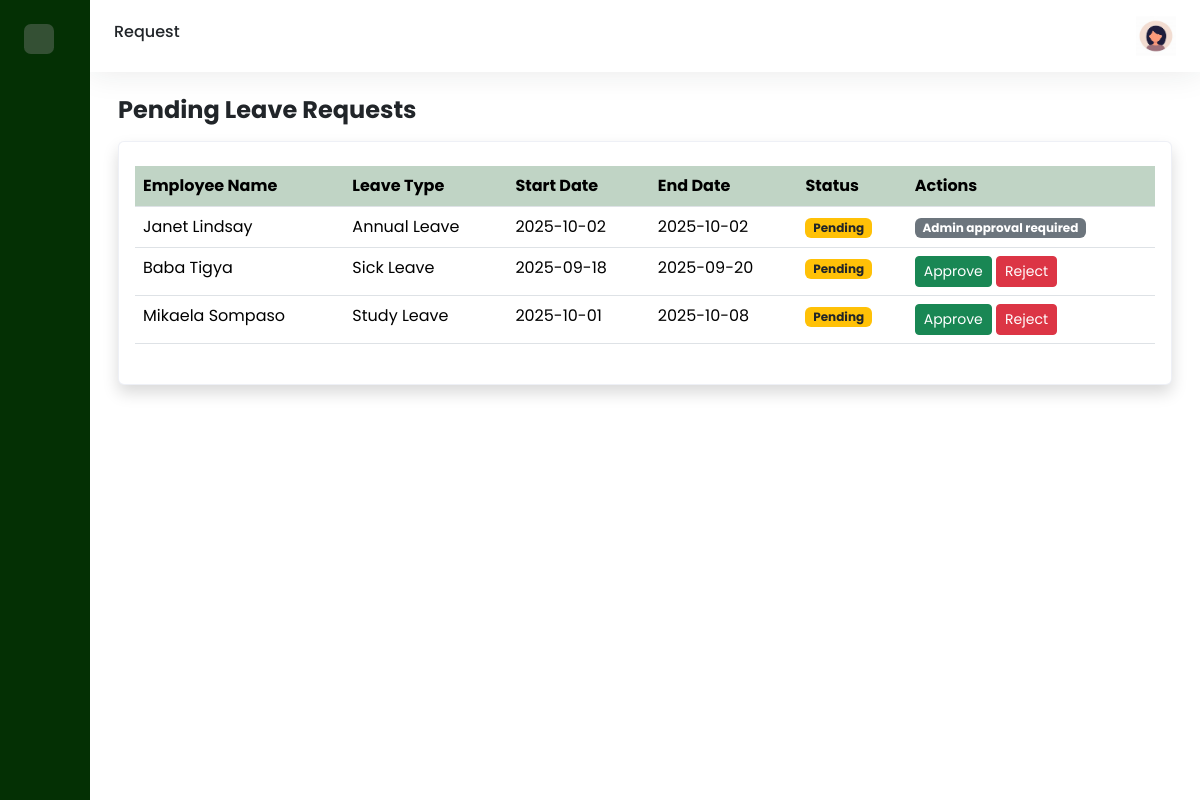
/manager/pending.php (signed in), run on the app's committed database.
### tables this page shows
CREATE TABLE `leave_request` (
  `request_id` int(11) NOT NULL,
  `employee_id` int(11) NOT NULL,
  `type_id` int(11) DEFAULT NULL,
  `start_date` date NOT NULL,
  `end_date` date NOT NULL,
  `leave_duration` int(11) NOT NULL,
  `reason` text DEFAULT NULL,
  `status` enum('pending','approved','rejected') NOT NULL DEFAULT 'pending',
  `request_date` timestamp NOT NULL DEFAULT current_timestamp(),
  `approved_by` int(11) DEFAULT NULL,
  `approved_on` timestamp NULL DEFAULT NULL,
  `manager_comments` text DEFAULT NULL
);

CREATE TABLE `employee` (
  `employee_id` int(11) NOT NULL,
  `first_name` varchar(100) NOT NULL,
  `last_name` varchar(100) NOT NULL,
  `email` varchar(255) NOT NULL,
  `hire_date` date NOT NULL,
  `department_id` int(11) NOT NULL,
  `gender` enum('Male','Female') NOT NULL,
  `manager_id` int(11) DEFAULT NULL,
  `username` varchar(100) NOT NULL,
  `password` varchar(100) NOT NULL,
  `role` enum('administrator','employee','manager','') NOT NULL DEFAULT 'employee',
  `mobile` int(30) NOT NULL
);

CREATE TABLE `leave_type` (
  `type_id` int(11) NOT NULL,
  `type_name` varchar(100) NOT NULL,
  `description` text DEFAULT NULL,
  `requires_approval` tinyint(1) NOT NULL DEFAULT 1,
  `default_accrualrate_perperiod` decimal(5,2) NOT NULL DEFAULT 0.00,
  `max_carryover_days` int(11) NOT NULL DEFAULT 0
);

### manager/pending.php (the view, shortened to what this page needs)
<?php
$host = "localhost";
$db   = "leave_management";
$user = "root";
$pass = "";
$conn = new mysqli($host, $user, $pass, $db);
$manager_id = $_SESSION["employee_id"];
$deptResult = $conn->query("SELECT department_id FROM department WHERE manager_id = $manager_id");
if ($deptResult->num_rows > 0) {
    $department_id = $deptResult->fetch_assoc()["department_id"];
} else {
    die("No department assigned to this manager.");
}
$query = "
    SELECT l.request_id, e.first_name, e.last_name, e.role, lt.type_name,
           l.start_date, l.end_date, l.status
    FROM leave_request l
    JOIN employee e ON l.employee_id = e.employee_id
    LEFT JOIN leave_type lt ON l.type_id = lt.type_id
    WHERE l.status = 'pending' AND e.department_id = $department_id
    ORDER BY l.request_id DESC
";
$leaves = $conn->query($query);
?>
<!DOCTYPE html>
<html>
<head>
    <link href='https://cdn.boxicons.com/fonts/basic/boxicons.min.css' rel='stylesheet'>
    <link href="https://cdn.jsdelivr.net/npm/bootstrap@5.3.7/dist/css/bootstrap.min.css" rel="stylesheet"
>
    <link rel="stylesheet" href="../assets/css/dashboard.css">
</head>
<body>
    <div class="wrapper">
            <aside id="sidebar">
                <div class="d-flex justify-content-between p-4">
                    <button class="toggle-btn border-0" type="button">
                    </button>
                </div>
                <ul class="sidebar-nav">
                    <li class="sidebar-item">
                        <a href="../manager.php" class="sidebar-link">
                        </a>
                    </li>
                    <li class="sidebar-item">
                        <a href="myprofile.php" class="sidebar-link">
                        </a>
                    </li>
                    <li class="sidebar-item">
                        <a href="#" class="sidebar-link collapsed has-dropdown"data-bs-toggle="collapse"
                        data-bs-target="#leave" aria-expanded="false" aria-controls="leave">
                        </a>
                    </li>
                    <li class="sidebar-item">
                        <a href="history.php" class="sidebar-link">
                         </a>
                    </li>
                    <li class="sidebar-item">
                        <a href="#" class="sidebar-link collapsed has-dropdown"data-bs-toggle="collapse"
                        data-bs-target="#emp" aria-expanded="false" aria-controls="emp">
                        </a>
                    </li>
                    <li class="sidebar-item">
                        <a href="#" class="sidebar-link collapsed has-dropdown"data-bs-toggle="collapse"
                        data-bs-target="#manage" aria-expanded="false" aria-controls="manage">
                        </a>
                    </li>
                    <li class="sidebar-item">
                        <a href="report.php" class="sidebar-link">
                        </a>
                    </li>
                    <li class="sidebar-item">
                        <a href="settings.php" class="sidebar-link">
                        </a>
                    </li>
                </ul>
                <div class="sidebar-footer">
                    <a href="../logout.php" class="sidebar-link">
                    </a>
                </div>
            </aside>
            <div class="main">
                <nav class="navbar navbar-expand px-4 py-3">
                    <h6>Request</h6>
                    <div class="navbar-collapse collapse">
                        <ul class="navbar-nav ms-auto">
                            <li class="nav-item dropdown">
                                <a href="#" data-bs-toggle="dropdown" class="nav-icon pe-md-0">
                                   <img src="../assets/img/avatar.jpeg" alt="" class="avatar img-fluid">
                                </a>
                            </li>
                        </ul>
                    </div>
                </nav>
                <main class="content px-3 py-4">
                    <div class="container-fluid">
                        <div class="mb-3">
                            <h2 class="fw-bold fs-4 mb-3">
                                Pending Leave Requests
                            </h2>
                            <div class="row">
                                <div class="col-12">
                                    <div class="card shadow">
                                        <div class="card-body py-4">
                                            <table class="table table-hover">
                                                <thead>
                                                    <tr class="highlight">
                                                        <th scope="col">Employee Name</th>
                                                        <th scope="col">Leave Type</th>
                                                        <th scope="col">Start Date</th>
                                                        <th scope="col">End Date</th>
                                                        <th scope="col">Status</th>
                                                        <th scope="col">Actions</th>
                                                    </tr>
                                                </thead>
                                                <tbody>
                                                    <?php while ($row = $leaves->fetch_assoc()): ?>
                                                    <tr>
                                                        <td><?= htmlspecialchars($row['first_name']." ".$row['last_name']) ?></td>
                                                        <td><?= $row['type_name'] ? htmlspecialchars($row['type_name']) : 'N/A'; ?></td>
                                                        <td><?= htmlspecialchars($row['start_date']) ?></td>
                                                        <td><?= htmlspecialchars($row['end_date']) ?></td>
                                                        <td><span class="badge bg-warning text-dark">Pending</span></td>
                                                        <td>
                                                            <?php if ($row['role'] === 'manager'): ?>
                                                                <span class="badge bg-secondary">Admin approval required</span>
                                                            <?php else: ?>
                                                                <form method="POST" class="d-inline">
                                                                    <button type="submit" name="action" value="approve" class="btn btn-success btn-sm">Approve</button>
                                                                    <button type="submit" name="action" value="reject" class="btn btn-danger btn-sm">Reject</button>
                                                                </form>
                                                            <?php endif; ?>
                                                        </td>
                                                    </tr>
                                                    <?php endwhile; ?>
                                                </tbody>
                                            </table>
                                        </div>
                                    </div>
                                </div>
                            </div>
                        </div>
                    </div>
                </main>
            </div>
        </div>
</body>
</html>

### assets/css/dashboard.css (style rules this page uses)
body { font-family: 'Poppins', sans-serif; }
a { text-decoration: none; }
li { list-style: none; }
.wrapper { display: flex; }
.main { display: flex; flex-direction: column; min-height: 100vh; width: 100%; overflow: hidden; transition: all 0.25s ease-in-out; background-color: #FFF; }
#sidebar { width: 90px; min-width: 90px; transition: all 0.25s ease-in-out; background-color: #043004ff; display: flex; flex-direction: column; }
.toggle-btn { width: 30px; height: 30px; color: #FFF; border-radius: 0.425rem; font-size: 18px; display: flex; justify-content: center; align-items: center; background-color: #345034; }
.sidebar-nav { padding: 0.8rem; flex: 11 auto; z-index: 10; }
a.sidebar-link { padding: .625rem 1.125rem; color: #9db1a1; display: block; white-space: nowrap; font-weight: 700; border-left: 3px solid transparent; }
.sidebar-item { position: relative; }
.navbar { background-color: #FFF; box-shadow: 0 0 2rem 0 rgba(33, 37, 41, 0.1); }
.navbar-expand .navbar-collapse { min-width: 200px; }
.avatar { height: 40px; width: 40px; }
.card { background-color: #FFF; transition: 0.4s; cursor: pointer; color: #000; margin-bottom: 1rem; border-color: rgba(231, 234, 243, 0.7); }
.table>thead tr { color: #FFF; text-align: left; }
tr.highlight th { background-color: #c0d4c5; color: #000; }
.content { flex: 11 auto; }

### data on the page
leave_request: employee.last_name "Janet Lindsay", type.type_name "Annual Leave", start_date "2025-10-02", end_date "2025-10-02", shows "Admin approval required"
leave_request: employee.last_name "Baba Tigya", type.type_name "Sick Leave", start_date "2025-09-18", end_date "2025-09-20"
leave_request: employee.last_name "Mikaela Sompaso", type.type_name "Study Leave", start_date "2025-10-01", end_date "2025-10-08"
